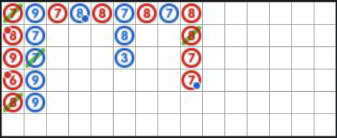
#> input picture Detect_circle_count_each_row/circle1.jpg, 337 x 138 px
$ python test.py
#> lines starting #> are read from the running program, lines starting #| are printed output that depends on the picture; after the words box and inside, x2 and y2 are one past the last pixel; in counts of white or black regions, pixels touching at a corner belong together
### Detect_circle_count_each_row/testmark.py
import cv2
import numpy as np


def get_red_blue_pixels(image_path):
    # Load the image
    image = image_path

    # Convert the image to HSV color space
    hsv = cv2.cvtColor(image, cv2.COLOR_BGR2HSV)

    # Define the lower and upper bounds for red and blue colors
    lower_red = np.array([0, 70, 50])
    upper_red = np.array([10, 255, 255])
    lower_blue = np.array([100, 70, 50])
    upper_blue = np.array([130, 255, 255])

    # Create a mask for red and blue colors
    red_mask = cv2.inRange(hsv, lower_red, upper_red)
    blue_mask = cv2.inRange(hsv, lower_blue, upper_blue)

    # Count the number of red and blue pixels
    red_pixels = np.sum(red_mask == 255)
    blue_pixels = np.sum(blue_mask == 255)

    # Calculate the percentage of red and blue pixels
    total_pixels = image.shape[0] * image.shape[1]
    red_percent = red_pixels / total_pixels * 100
    blue_percent = blue_pixels / total_pixels * 100

    # Check if the image is mostly red or mostly blue
    if red_percent > blue_percent:
        color_result = "mostly red"
    elif blue_percent > red_percent:
        color_result = "mostly blue"
    else:
        color_result = "equal"

    # Return the percentage of red and blue pixels and the color result
    return color_result

### Detect_circle_count_each_row/count_circle.py
import cv2
import numpy as np

def count_circles(image_path):
    # Load the image
    image = image_path

    # Convert the image to grayscale
    gray = cv2.cvtColor(image, cv2.COLOR_BGR2GRAY)

    # Detect circles in the image
    rows = gray.shape[0]
    circles = cv2.HoughCircles(gray, cv2.HOUGH_GRADIENT, 1, rows / 8,
                          param1=20, param2=15,
                          minRadius=8, maxRadius=12)

    count = 0

    # Loop over the circles
    if circles is not None:
        circles = np.uint16(np.around(circles))
        for circle in circles[0, :]:
            count = count + 1

    return count

### Detect_circle_count_each_row/test.py
import cv2
import sys
import os
import testmark
import count_circle


if not os.path.exists('patches'):
    os.makedirs('patches')


nRows = int(1)
# Number of columns
mCols = 15

# Reading image
img = cv2.imread('circle1.jpg')
#> img is the input picture: shape (138, 337, 3); mean B, G, R 224.3, 222.5, 226.3
#print img

cv2.imshow('image',img)

# Dimensions of the image
sizeX = img.shape[1]
#> sizeX = 337
sizeY = img.shape[0]
#> sizeY = 138

print(img.shape)
#| (138, 337, 3)


for i in range(0, nRows):
    for j in range(0, mCols):
        roi = img[i*sizeY//nRows:i*sizeY//nRows + sizeY//nRows, j*sizeX//mCols:j*sizeX//mCols + sizeX//mCols]


        if testmark.get_red_blue_pixels(roi) == 'mostly red':
            print('Red:= ',count_circle.count_circles(roi))
        elif testmark.get_red_blue_pixels(roi) == 'mostly blue':
            print('Blue:= ',count_circle.count_circles(roi))
        elif testmark.get_red_blue_pixels(roi) == 'equal':
            print('None circle detect !')
        cv2.imwrite('patches/patch_'+str(i)+str(j)+".jpg", roi)
#> this loop made 1 pass
#> pass 1, in get_red_blue_pixels, `red_mask = cv2.inRange(hsv, lower_red, upper_red)`:
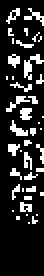
#> red_mask: shape (138, 22) (shown 2 times larger); 16.8% white in thin lines or dots, all inside (x1, y1, x2, y2) = (3, 4, 22, 112)
#> pass 1, in get_red_blue_pixels, `blue_mask = cv2.inRange(hsv, lower_blue, upper_blue)`:
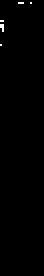
#> blue_mask: shape (138, 22) (shown 2 times larger); 0.43% white in thin lines or dots, all inside (x1, y1, x2, y2) = (0, 1, 16, 23)
#> pass 1, `cv2.imwrite('patches/patch_'+str(i)+str(j)+".jpg", roi)`:
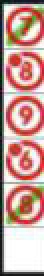
#> saved as patch_00.jpg: shape (138, 22, 3) (shown 2 times larger); mean B, G, R 150.3, 157.8, 198.5
#> after the loop:
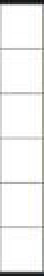
#> roi: shape (138, 22, 3) (shown 2 times larger); mean B, G, R 237.7, 238.6, 238.6


cv2.waitKey(0)
cv2.destroyAllWindows()
